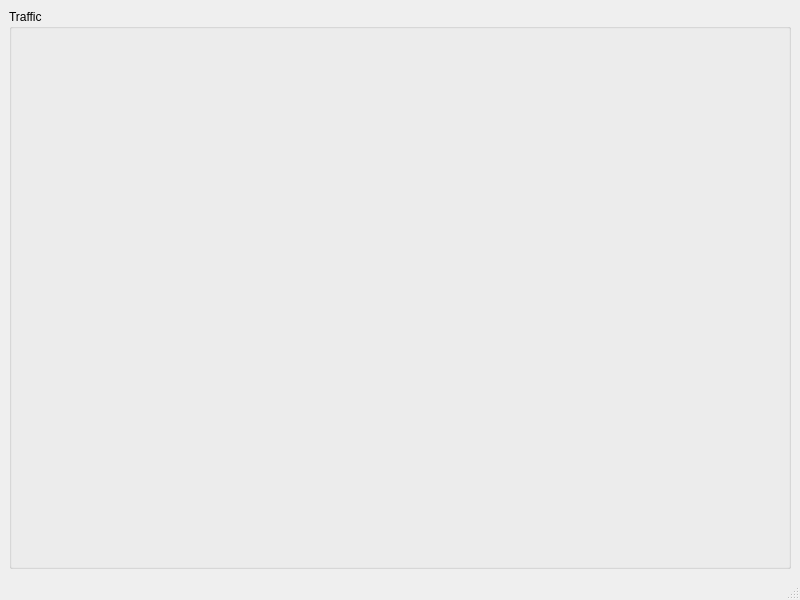
<?xml version="1.0" encoding="UTF-8"?>
<ui version="4.0">
 <class>MainWindow</class>
 <widget class="QMainWindow" name="MainWindow">
  <property name="geometry">
   <rect>
    <x>0</x>
    <y>0</y>
    <width>800</width>
    <height>600</height>
   </rect>
  </property>
  <property name="windowTitle">
   <string>MainWindow</string>
  </property>
  <widget class="QWidget" name="centralwidget">
   <layout class="QVBoxLayout" name="verticalLayout">
    <item>
     <widget class="QGroupBox" name="groupBox">
      <property name="title">
       <string>Traffic</string>
      </property>
     </widget>
    </item>
   </layout>
  </widget>
  <widget class="QMenuBar" name="menubar">
   <property name="geometry">
    <rect>
     <x>0</x>
     <y>0</y>
     <width>800</width>
     <height>21</height>
    </rect>
   </property>
  </widget>
  <widget class="QStatusBar" name="statusbar"/>
 </widget>
 <resources/>
 <connections/>
</ui>
